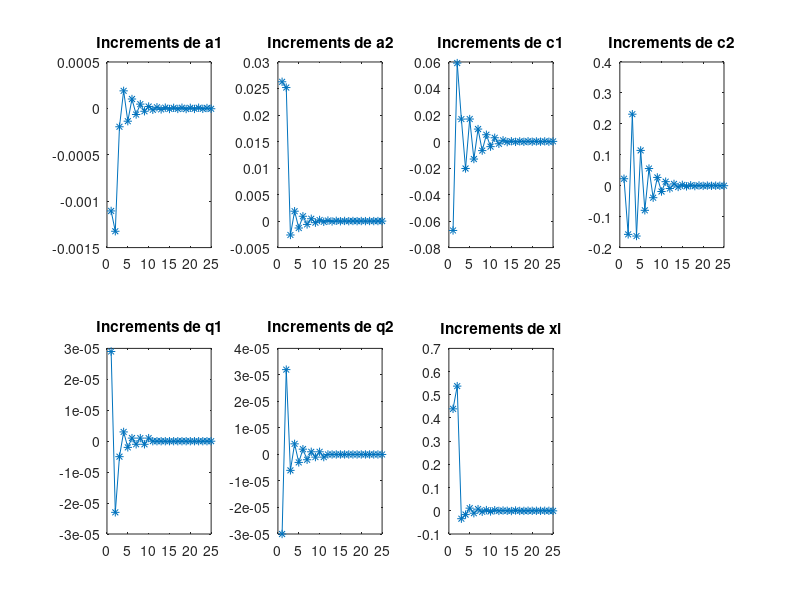

Reproduce this figure in MATLAB.
clear
clf
A = [-0.001105 0.026266 -0.067078 0.022568 0.000029 -0.000030 0.439470  ; -0.001324 0.025180 0.059173 -0.157288 -0.000023 0.000032 0.537420  ; -0.000198 -0.002622 0.016913 0.231255 -0.000005 -0.000006 -0.034053  ; 0.000189 0.001862 -0.020341 -0.162651 0.000003 0.000004 -0.016324  ; -0.000138 -0.001307 0.016967 0.114115 -0.000002 -0.000003 0.011442  ; 0.000101 0.000910 -0.013211 -0.079479 0.000001 0.000002 -0.010462  ; -0.000066 -0.000632 0.009397 0.055555 -0.000001 -0.000002 0.007278  ; 0.000046 0.000439 -0.006843 -0.038702 0.000001 0.000001 -0.004325  ; -0.000031 -0.000301 0.005128 0.026839 -0.000001 -0.000001 0.003136  ; 0.000020 0.000206 -0.003857 -0.018691 0.000001 0.000001 -0.002907  ; -0.000015 -0.000144 0.002837 0.013112 -0.000000 -0.000001 0.002610  ; 0.000012 0.000099 -0.001690 -0.008957 0.000000 0.000000 -0.000465  ; -0.000011 -0.000068 0.000919 0.005870 -0.000000 -0.000000 0.001131  ; 0.000008 0.000046 -0.000426 -0.004004 0.000000 0.000000 0.000069  ; -0.000007 -0.000033 0.000219 0.002807 -0.000000 -0.000000 -0.000982  ; 0.000006 0.000027 -0.000248 -0.002095 0.000000 0.000000 0.001388  ; -0.000006 -0.000020 0.000148 0.001512 -0.000000 0.000000 -0.000478  ; 0.000007 0.000016 -0.000221 -0.001187 0.000000 -0.000000 -0.000348  ; -0.000007 -0.000013 0.000188 0.000862 -0.000000 0.000000 0.000386  ; 0.000006 0.000010 -0.000142 -0.000533 0.000000 -0.000000 -0.000139  ; -0.000006 -0.000007 0.000085 0.000379 -0.000000 0.000000 0.000140  ; 0.000007 0.000005 -0.000121 -0.000238 0.000000 -0.000000 -0.000109  ; -0.000005 -0.000005 0.000144 0.000120 -0.000000 0.000000 0.000219  ; 0.000004 0.000004 -0.000143 -0.000097 0.000000 -0.000000 -0.000092  ; -0.000004 -0.000002 0.000115 0.000088 -0.000000 0.000000 -0.000232 ];
% Vecteur colonne du nombre d'itérations
N=length(A(:,1));
iterations=[1:N]';

% Tracé
titres=['Increments de a1';'Increments de a2';'Increments de c1';'Increments de c2';'Increments de q1';'Increments de q2';'Increments de xi'];
for i=1:7
	subplot(2,4,i)
	plot(iterations(1:end), A(1:end,i), '*-');
	title(titres(i,:));
end

